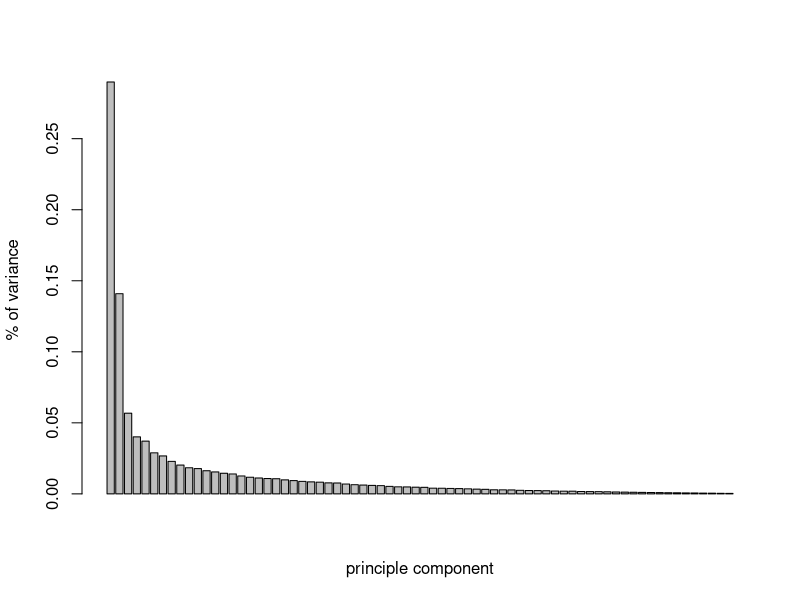
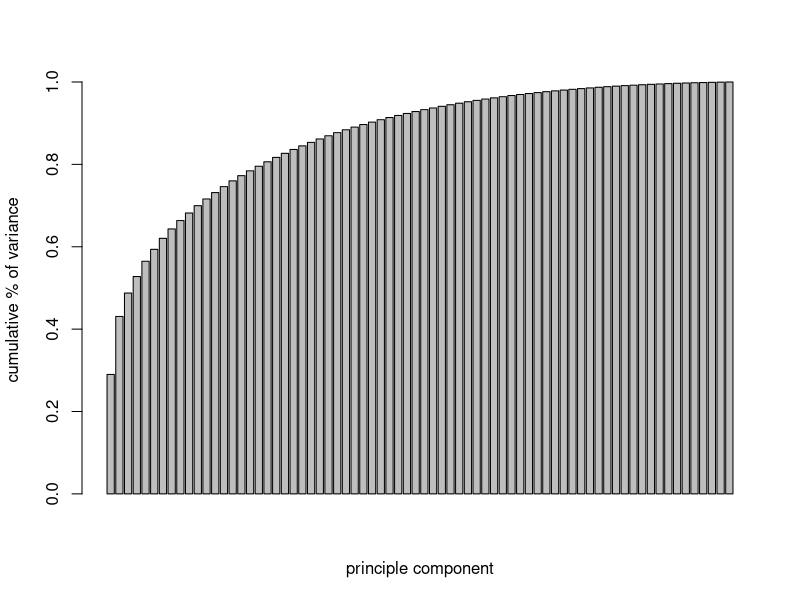
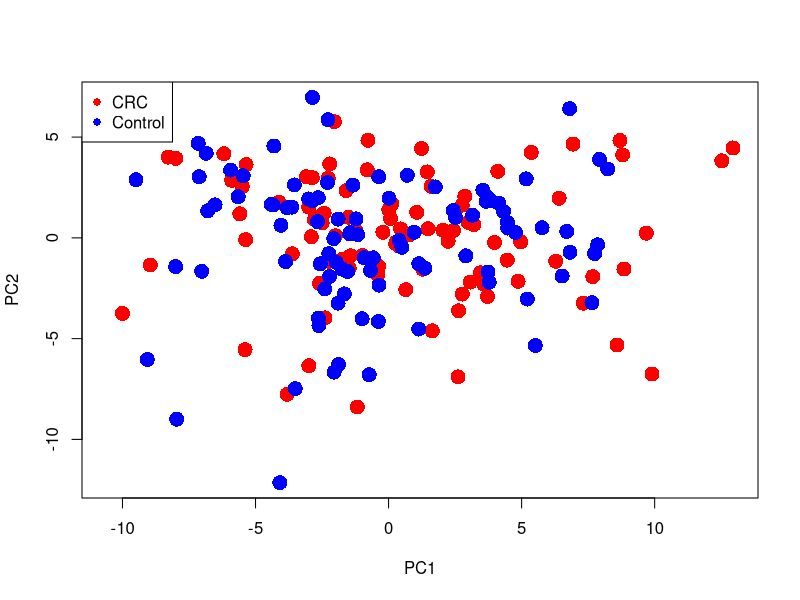
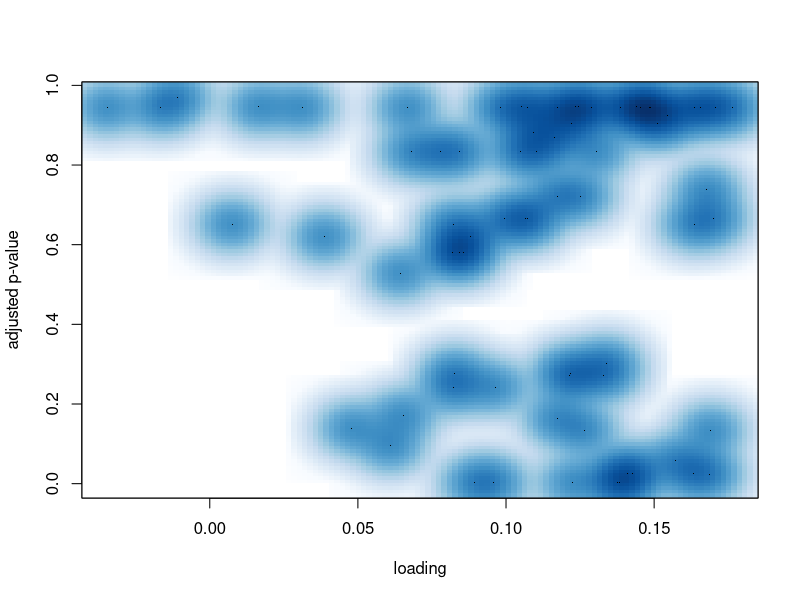
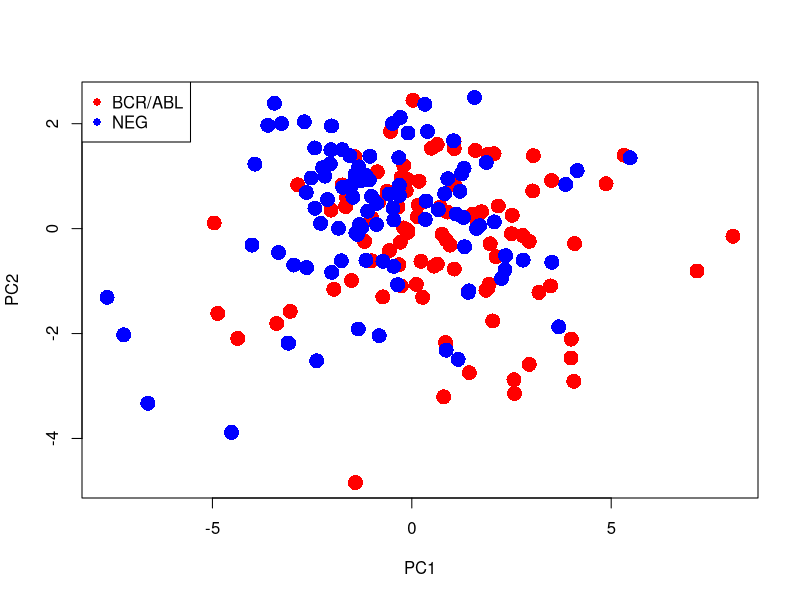
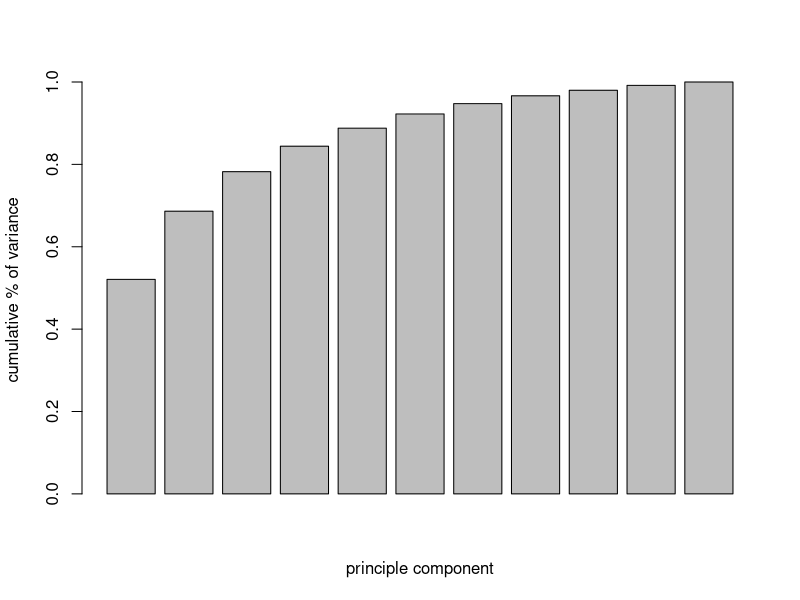
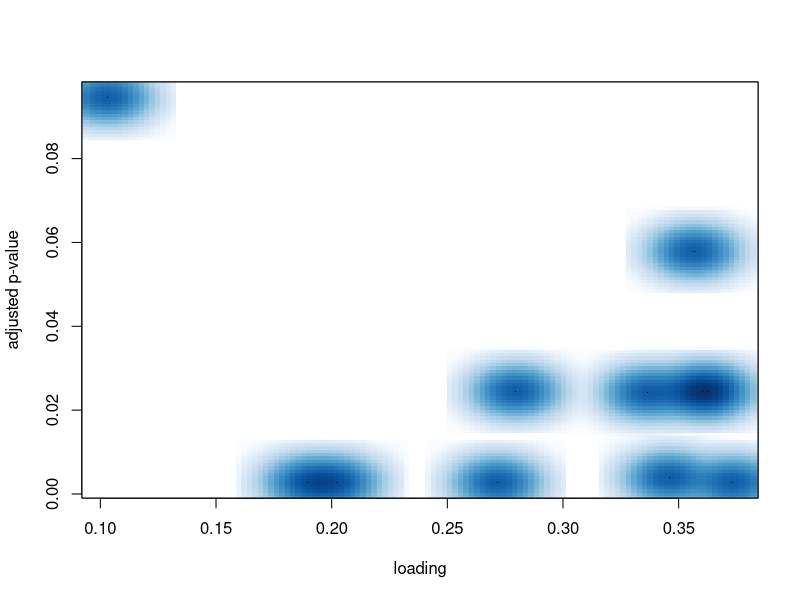
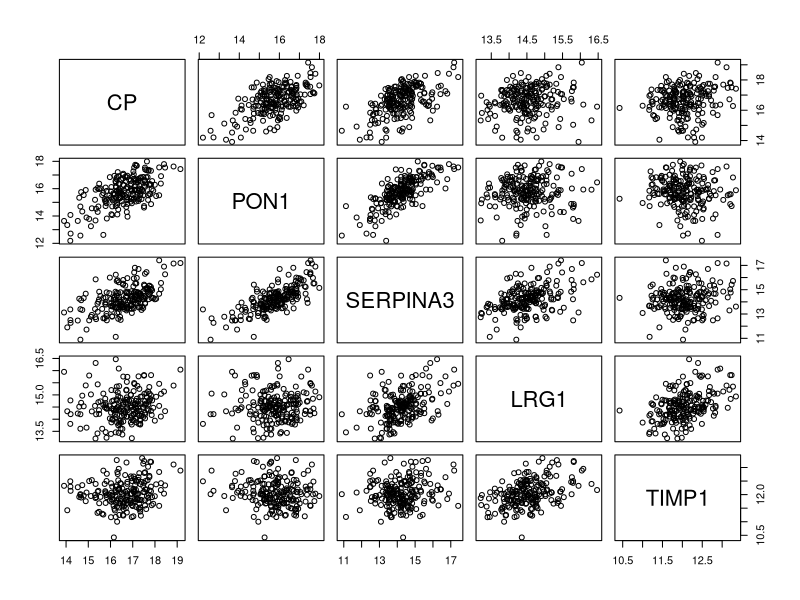

Reproduce these figures in R, in order.
## ---- chunk 1
knitr::opts_chunk$set(echo = TRUE)
## ---- chunk 2
library(ggplot2)
library(RColorBrewer)
library(Biobase)

CRC <- read.csv("./data/CRC_train.csv")
CRC.prot <- CRC[,1:72]
CRC.anno <- CRC[,73:79]

# Deal with missing value
# First option: remove the samples with missing values
dim(na.omit(CRC.prot))

# Second option: impute the missing values
median.imp <- function (a){
  missing <- is.na(a)
  n.missing <- sum(missing)
  a.obs <- a[!missing]
  imputed <- a
  imputed[missing] <- sample(a.obs, n.missing, replace=TRUE)
  return (imputed)
}
pMiss <- function(x){sum(is.na(x))/length(x)*100}
samplemissing <- apply(CRC.prot,1,pMiss)
# Only keep the samples with less than 5% missing values
selectedSamples <- which(samplemissing <= 5) 
imputed.CRC.prot <- t(apply(CRC.prot[selectedSamples,], 1, function(x) median.imp(x)))
imputed.CRC.anno <- CRC.anno[selectedSamples,]

#############################################
## 2. PCA
#############################################
### 2.1 Principle components

# prcomp - based on singular value decomposition - preferred
?prcomp

# Goal: visualize samples in a space of proteins
# Therefore samples are observations; proteins are dimensions
pc <- prcomp(imputed.CRC.prot, center=TRUE, scale.=TRUE)
summary(pc)
# parts of the output
names(pc)

# proportion of explained variance
# look up the description of 'sdev' in the help of prcomp
barplot( pc$sdev^2/sum(pc$sdev^2) , xlab="principle component", 
         ylab="% of variance")
barplot( cumsum( pc$sdev^2/sum(pc$sdev^2) ) , xlab="principle component", 
         ylab="cumulative % of variance" )
# Conclusion: the two first principle components are insufficient         

# define a color for each sample 
myColor <- rep("blue", nrow(imputed.CRC.prot))
myColor[imputed.CRC.anno$Group == "CRC"] <- "red" 

# score plot
plot(pc$x[,1:2], col=myColor, pch=16, cex=2)
legend("topleft", pch=16, col=c("red", "blue"), c("CRC", "Control"))
# Conclusion: not enough separation in the first two dimensions       


### 2.2 Loadings versus differential expression
library(limma)

# Specify the design matrix X - consists of fixed factors only
design <- model.matrix(~0+imputed.CRC.anno$Group)
colnames(design) <- c("CRC", "Healthy")

# Step1: linear model. lmFit is a wrapper around lm in R
fit1 <- lmFit(t(imputed.CRC.prot), design)

# Step 2: fit contrasts: find proteins that respond to CRC cancer
contrast.matrix <- makeContrasts(CRC-Healthy, levels = design)
fit2 <- contrasts.fit(fit1, contrast.matrix)

# Step3: add empirical Bayes moderation
fit3 <- eBayes(fit2)

# adjusted p-values
p.bh <- p.adjust(fit3$p.value[,1], method = "BH")
head(p.bh)

# loadings vs adjusted p-values
smoothScatter(pc$rotation[,1], p.bh, xlab="loading", 
              ylab="adjusted p-value")
# Conclusion: large loadings may or may not correspond to small p-values

# 2.3 Principle components on a subset of significant genes
# only select differentially expressed genes
CRC_sign <- t(imputed.CRC.prot)[p.bh < 0.1,]
dim(CRC_sign)

# principle component
pc_sign <- prcomp(x=t(CRC_sign), center=TRUE, scale.=TRUE)

# score plot
plot(pc_sign$x[,1:2], col=myColor, pch=16, cex=2)
legend("topleft", pch=16, col=c("red", "blue"), c("BCR/ABL", "NEG"))
# Conclusion: better separation when only use differentially expressed genes
# (However cannot do this in practice!)

# proportion of explained variance
barplot( cumsum( pc_sign$sdev^2/sum(pc_sign$sdev^2) ) , xlab="principle component", 
         ylab="cumulative % of variance" )
# Conclusion: two PC are still not enough in this case         

# loadings vs adjusted p-values
# Conclusion: better correspondence, but the loading cutoff 
# and control of FDR are unclear
smoothScatter(pc_sign$rotation[,1], p.bh[p.bh < 0.1], xlab="loading", ylab="adjusted p-value")


# OVERALL CONCLUSION:
# Do not use loadings as evidence of differential expression

#############################################
## 3. Scatterplot matrices
#############################################
# Reference: https://gastonsanchez.wordpress.com/2012/08/27/scatterplot-matrices-with-ggplot/
# install.packages("GGally")
pairs(CRC[,c("CP", "PON1", "SERPINA3", "LRG1", "TIMP1")])

library(GGally)
ggpairs(CRC[,c("CP", "PON1", "SERPINA3", "LRG1", "TIMP1", "Sub_group")], aes(colour = Sub_group, alpha = 0.4), upper = list(continuous = wrap("cor", size = 3)))
pairs(CRC[,c("CP", "PON1", "SERPINA3", "LRG1", "TIMP1")])
#############################################
## 4. Venn diagram
#############################################
# Reference: https://cran.r-project.org/web/packages/UpSetR/vignettes/basic.usage.html
# install.packages("VennDiagram")
library(VennDiagram)
A <- sample(1:1000, 400, replace = FALSE); 
B <- sample(1:1000, 600, replace = FALSE);
C <- sample(1:1000, 350, replace = FALSE);
D <- sample(1:1000, 550, replace = FALSE);
E <- sample(1:1000, 375, replace = FALSE);
venn.diagram(x = list(A = A, D = D, B = B, C = C), filename = "Venn.tiff",
             col = "transparent", fill = c("cornflowerblue","green","yellow","darkorchid1"),
             alpha = 0.50, label.col = c("orange", "white", "darkorchid4", "white", "white", 
                                         "white",    "white", "white", "darkblue", "white", "white", "white", "white", 
                                         "darkgreen", "white"), cex = 1.5, fontfamily = "serif", fontface = "bold",
             cat.col = c("darkblue", "darkgreen", "orange", "darkorchid4"), cat.cex = 1.5,
             cat.pos = 0, cat.dist = 0.07, cat.fontfamily = "serif", rotation.degree = 270,
             margin = 0.2)

# UpSetR Package
# install.packages("UpSetR") 
library(UpSetR)
listInput <- list(A = A, D = D, B = B, C = C)
upset(fromList(listInput), order.by = "freq")
